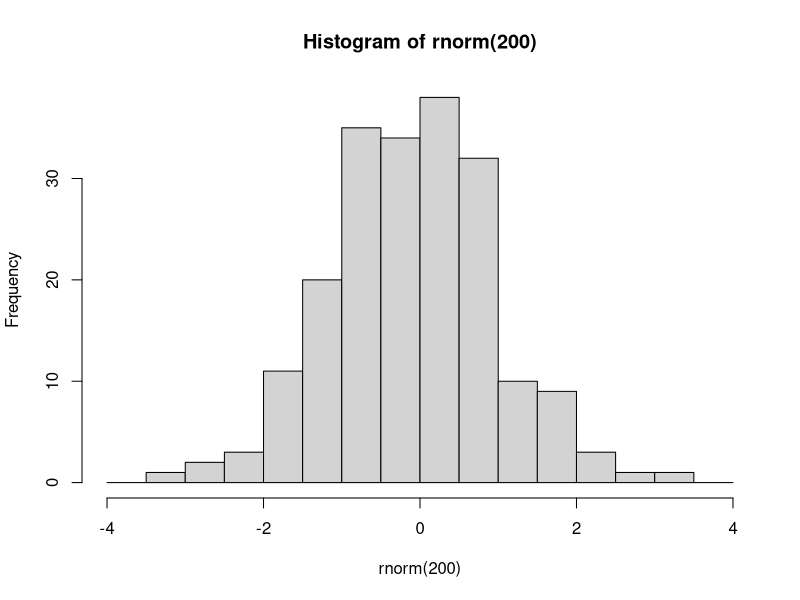
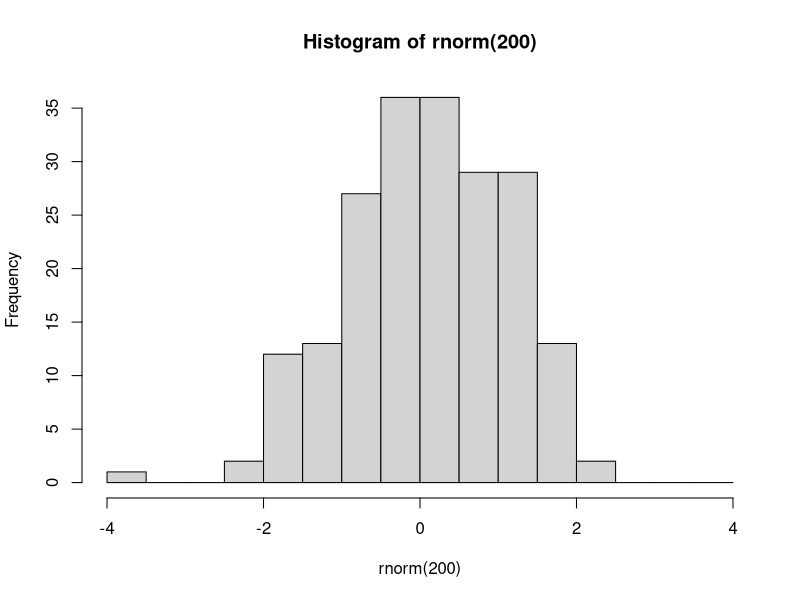

R code for these plots, in order: (Note: this script raises an error after producing the figures.)
###################################
###################################
########                   ########
########   Data Science 1  ########
########       Lab 7       ######## 
########  10th Dec. 2024   ########
########                   ########
###################################
###################################

## Welcome to lab #7. Today we will start with an introduction to the tidyverse,
# Then you will write your own lm() function, and finally a couple of exercises



#####################
####    Pipes    ####
#####################

# The pipe operator looks like this: |>
# It signifies: take the element on the left and use it as the first argument in the function on the right

# Example

hist(rnorm(200), breaks=seq(-4,4,0.5))
# is equivalent to

rnorm(200) |> hist(breaks=seq(-4,4,0.5))

# The purpose of the pipe is mostly aesthetic, in particular to avoid large numbers of parentheses when something needs to be transformed using multiple functions:



### 1.1 Rewrite the following expression using pipes:
set.seed(123)
round(sqrt(log(runif(10,1,10))),2)

runif(10,1,10) |> log() |> sqrt() |> round(2)

# Pipes were initially created in a package called magrittr, part of the 'tidyverse' group of packages


########################
####    Packages    ####
########################

# Packages are essentially environments full of functions and/or objects which aren't loaded into R by default, but must be first installed (generally from a repository called CRAN), and then loaded

# Here we will install tidyverse, which is not one but a series of packages written by the same group of people, which share a number of syntactical features

install.packages('tidyverse')

# After you have installed tidyverse into your packages, you must also load it into your environment

library(tidyverse)

# You will only have to install a package once. However, every time you start fresh in a new R environment, you will have to load the packages you need again.

#########################
####    TIDYVERSE    ####
#########################

# The tidyverse encompasses a very large number of packages, and is fairly powerful (in that you can do a lot using tidyverse packages)
# However, you DO NOT need to use tidyverse exclusively! I mostly don't use it, for example, preferring to stick to base R except for a few functionalities.

# Downsides of tidyverse include: unique syntax which is very different from other programming languages such as python
# 'Black box' functions that have specific purposes that must be remembered, as opposed to more general-purpose functions in base R
# Often actually more verbose than base R (ie. requires more lines of code to do the same thing)
# Using tidyverse is a matter of preference!

# The pipe operator was originally introduced in the tidyverse package magrittr. 
# The tidyverse pipe operator looks like this: %>%

set.seed(123)
runif(10,1,10) %>% 
  log() %>%
  sqrt() %>%
  round(2)

# In this class we will look at 2 important tidyverse packages.
# Today we will look at dplyr, which is used to manipulate and transform data.
# Next week we will learn ggplot2, which is used for plotting and data visualisation

#####################
####    dplyr    ####
#####################

# The philosophy behind dplyr is that every data transformation can be done using a function, and multiple transformations can be done by piping an object through multiple functions
# For example, in dplyr we no longer use indexing.
# Instead we use the functions 'select', to choose specific columns in a data frame, and 'filter', to choose specific rows.

data(mtcars)

# so instead of:
mtcars[mtcars$cyl == 6, 1:5]
# we would write:
mtcars %>%
  filter(cyl==6) %>%
  select(1:5)

### 2.1
# using select() and filter(), create a new database of cars that are over 4000 lbs in weight, retaining only the wt and mpg columns.
# Save this database to an object called 'df'.

mtcars %>%
  filter(wt>=4) %>%
  select(c('wt',mpg)) -> df

# After you have selected the rows and columns you are interested in, you can 
# change the order of the rows using arrange

df %>% arrange(wt)

df %>% arrange(desc(wt))


# To change variables, we can use mutate()
df <- df %>% mutate(wt_kg=wt*453.592,
                    km_per_l = mpg*1.60934/3.78541)

# And we can use ifelse() within mutate()
mtcars <- mtcars %>%
            mutate(wt_class = ifelse(wt>=4, 'Oversized','Standard'))

# We can even do a sultiple ifelse statment using case_when()
mtcars <- mtcars %>%
            mutate(
              efficiency = case_when(
                mpg<=15 ~ 'low',
                mpg>15 & mpg<=20 ~ 'medium',
                mpg>20 ~ 'high'
                ))

# Next, summarise (or summarize) is a useful function which collapses a dataframe into a single row and can calculate summary statistics, eg:

mtcars %>% 
  summarise(
    mean_wt = mean(wt),
    sd_wt = sd(wt),
    n = length(mpg)
  )

# We can also use summarise to collapse a data frame not into one single row, but into as many rows as we have groups of interest. 
# To do this, first we need to use group_by()

mtcars %>% group_by(efficiency)

# You'll notice that this automatically changes the data frame into a new kind of object, called a tibble.
# Tibbles are basically tidyverse dataframes, that display information slightly differently, and are a bit more particular about certain things like not wanting empty cells.
# Tibbles can also be grouped, which allows for further operations down the line
# For example:

mtcars %>% 
  group_by(efficiency) %>%
  summarise(
    wt_kg=mean(wt),
    n=length(hp)
  ) %>%
  arrange(
    c('high','medium','low')
  )

# You can group by multiple variables

mtcars %>% 
  group_by(efficiency,cyl) %>%
  summarise(
    wt_kg=mean(wt),
    n=length(hp)
  )

# After grouping a tibble, remember to ungroup it later using ungroup(), or you may have issues down the line.

# 3.1
data(iris)
# using the dplyr functions do the following:
# create a new column called Petal.Area which is the product of the petal width and petal length columns.
# For each of the different species of iris, present the mean and standard deviation for the sepal length, sepal width, and petal area, as well as the number of samples (n)
# Order this database in decreasing order of average petal length.

iris %>% 
  mutate(Petal.Area = Petal.Length * Petal.Width) %>% 
  group_by(Species) %>% 
  summarise(
    mean_Sepal.Length = mean(Sepal.Length),
    sd_Sepal.Length = sd(Sepal.Length),
    mean_Sepal.Width = mean(Sepal.Width),
    sd_Sepal.Width = sd(Sepal.Width),
    mean_Petal.Length = mean(Petal.Length),
    sd_Petal.Length = sd(Petal.Length),
    mean_Petal.Width = mean(Petal.Width),
    sd_Petal.Width = sd(Petal.Width),
    mean_Petal.Area = mean(Petal.Area),
    sd_Petal.Area = sd(Petal.Area),
    n=length(Sepal.Length)
  ) %>% 
  arrange(desc(mean_Petal.Length)) -> iris


#######################################################
####    Code your own lm and predict functions!    ####
#######################################################

### 4.1 lm()

# Here I will walk you through the steps needed to write these functions. Follow along with the slides from this week's and last week's lectures - they contain all of the maths and some of the code that you need!

# At each step of the way, you should save each new element you calculate into a new object.

# Your lm function should take as input a y variable, and one or more x variables which should be inputted as a matrix or dataframe with one variable per column. 

my.lm <- function(y,x){

# Start by saving the sample size (n). You will need it later for calculating degrees of freedom for the test statistics and sampling distributions.
  n <- length(y)
# Next create the X matrix using as.matrix. Don't forget to add the column of 1s!
  x <- as.matrix(cbind(1, x))
# use the y input and your newly constructed x matrix to calculate the parameter estimates (or coefficients). 
# Hint: see lab 6, and remember that t() gives the transpose of a matrix and solve() gives its inverse
  b <- solve(t(x)%*%x)%*%t(x)%*%y
# Next, using these calculated coefficients, calculate all of the predicted values, y_hat, for each of the values of x (each of the rows of the X matrix). 
# Hint: look at the formula for the linear model - and remember we are multiplying matrices!
  y_hat <- x %*% b
# Next, calculate the residuals (actual values of y minus the predicted values y_hat)
  e <- y-y_hat
# Next calculate the estimate of the residual standard error, s. Careful about the denominator here: check how many degrees of freedom you have!
  s <- sqrt(sum(e^2)/(n-ncol(x)))
# Using s, calculate the variance covariance matrix of the coefficients.
  vcov_coef <- s^2 * solve(t(x) %*% x)
# from this covariance matrix, extract the standard errors of the coefficients
  se_coef <- sqrt(diag(vcov_coef))
# use these standard errors to calculate the t-values for each of the coefficients
  t_vals <- b/se_coef
# And use these t-values to calculate p-values.
  p <- 1 - pt(abs(t_vals),df=n-ncol(x))
# Next, calculate the R2 value

  RSS <- sum(e^2)
  TSS <- sum((y - mean(y))^2)
  r2 <- 1 - RSS / TSS
# Bonus points if you want to look up how to calculate adjusted R2
  adj_r2 <- 1 - (RSS / (n - ncol(x) - 1)) / (TSS / (n - 1))
# Next, calculate the F-statistic and the p-value for the model.
  f_stat <- (TSS - RSS) / (ncol(x) - 1) / (RSS / (n - ncol(x)))
  model_p <- pf(f_stat, ncol(x) - 1, n - ncol(x), lower.tail = F)
  
# Finally, put all of these elements into a list, and have your function return that list. 
  return(list(n=n,
              coefficients = b,
              residuals = e,
              s = s,
              vcov = vcov_coef,
              se = se_coef,
              t_values = t_vals,
              p_values = p,
              r2 = r2,
              adj_r2 = adj_r2,
              F_statistic = f_stat,
              model_p_value = model_p))
}

# compare your function against the built-in R function in R.

my.lm(y=mtcars$mpg,x=mtcars[,c('wt','cyl')])

### 4.2 predict()

# This will be much shorter. Create a new function that takes as input the output from your first function, along with a new_data object that has as many columns as there are predictor variables in the model output, and a confidence interval size

my.predict <- function(model_output, new_data, ci_level = 0.97) {
  
  # Extract coefficients from your my.lm output
  coef = model_output$coefficients

  # Add a column of 1s to the new_data
  new_data = cbind(1,new_data)

  # generate the predicted values of y from the new_data object based on the coefficients from the model
  # Again, remember the formula for the linear model!
  y_hat = new_data%*%coef

#for each of these predicted values, calculate a confidence interval
  # first calculate the critical levels of the t-distribution using the ci_level and the degrees of freedom
  area_in_tails = (1-ci_level)/2
  t_lower = qt(area_in_tails,df=model_output$n-ncol(new_data))
  t_upper = -t_lower

  # next, for each row of the new_data object, calculate the standard error of the predicted value
  # Check the slides, and remember that 𝒗𝒄𝒐𝒗(𝒃) was saved as "vcov" in the model output
 sy = sqrt(apply(new_data,1,function(.)t(.)%*%model_output$vcov%*%.))
  
  # next, calculate the upper and lower confidence boundaries for each prediction using the critical t-levels and the previously calculated standard error
 ci_lower = y_hat + t_lower.*sy
 ci_upper = y_hat + t_upper.*sy

  # finally, put these confidence intervals into a dataframe
 ci = data.frame(ci_lower,ci_upper)
 colnames(ci) = paste0(ci_level,'%_',c('lower','upper'))
 df = cbind(y_hat = y_hat,ci)
 return(df)
}


### 4.3
# Use your functions to run the following model

# mtcars$mpg ~ mtcars$wt + mtcars$cyl
model<- my.lm(y=mtcars$mpg,x=mtcars[,c('wt','cyl')])

# Then plot predicted marginal effect of weight for a car with 4 cylynders. Add 96% confidence intervals to the graph.
# Hint: For this, in your "newdata" object, add a column of 4s for the number of cylinders
x <- seq(0,6,0.1)

ci <- my.predict(model,new_data=cbind(wt=x,cyl=4),ci_level=0.96)

plot(mtcars$wt,mtcars$mpg, pch=20)
lines(x,model$coefficients['1',]+x*model$coefficients['wt',]+4*model$coefficients['cyl',])

polygon(x=c(x,rev(x)),y=c(ci$'0.96%_lower',rev(ci$'0.96%_upper')),col=adjustcolor('slateblue',alpha.f=0.4))

# Compare this graph to the graph from the lecture.
#The slope is less steep. 

# What do you conclude?
# This indicates that number of cylinders partially confounds the relationship between car weight and car efficiency. Once cylinders are controlled for, the effect of weight on efficiency is less pronounced, although still important and significant.




